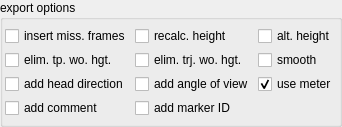
            <widget class="QGroupBox" name="groupBox_7">
             <property name="sizePolicy">
              <sizepolicy hsizetype="Expanding" vsizetype="Preferred">
               <horstretch>0</horstretch>
               <verstretch>0</verstretch>
              </sizepolicy>
             </property>
             <property name="maximumSize">
              <size>
               <width>9999</width>
               <height>16777215</height>
              </size>
             </property>
             <property name="title">
              <string>export options</string>
             </property>
             <layout class="QVBoxLayout" name="verticalLayout_6">
              <property name="spacing">
               <number>2</number>
              </property>
              <property name="leftMargin">
               <number>2</number>
              </property>
              <property name="topMargin">
               <number>6</number>
              </property>
              <property name="rightMargin">
               <number>2</number>
              </property>
              <property name="bottomMargin">
               <number>6</number>
              </property>
              <item>
               <layout class="QGridLayout" name="gridLayout_4" columnstretch="1,1,1">
                <property name="spacing">
                 <number>4</number>
                </property>
                <item row="0" column="0">
                 <widget class="QCheckBox" name="trackMissingFrames">
                  <property name="sizePolicy">
                   <sizepolicy hsizetype="Expanding" vsizetype="Fixed">
                    <horstretch>0</horstretch>
                    <verstretch>0</verstretch>
                   </sizepolicy>
                  </property>
                  <property name="maximumSize">
                   <size>
                    <width>999</width>
                    <height>16777215</height>
                   </size>
                  </property>
                  <property name="toolTip">
                   <string>search and insert missing frames</string>
                  </property>
                  <property name="text">
                   <string>insert miss. frames</string>
                  </property>
                  <property name="checked">
                   <bool>false</bool>
                  </property>
                 </widget>
                </item>
                <item row="0" column="1">
                 <widget class="QCheckBox" name="trackRecalcHeight">
                  <property name="sizePolicy">
                   <sizepolicy hsizetype="Expanding" vsizetype="Fixed">
                    <horstretch>0</horstretch>
                    <verstretch>0</verstretch>
                   </sizepolicy>
                  </property>
                  <property name="maximumSize">
                   <size>
                    <width>999</width>
                    <height>16777215</height>
                   </size>
                  </property>
                  <property name="toolTip">
                   <string>recalculate median height</string>
                  </property>
                  <property name="text">
                   <string>recalc. height</string>
                  </property>
                  <property name="checked">
                   <bool>false</bool>
                  </property>
                 </widget>
                </item>
                <item row="0" column="2">
                 <widget class="QCheckBox" name="trackAlternateHeight">
                  <property name="sizePolicy">
                   <sizepolicy hsizetype="Expanding" vsizetype="Fixed">
                    <horstretch>0</horstretch>
                    <verstretch>0</verstretch>
                   </sizepolicy>
                  </property>
                  <property name="maximumSize">
                   <size>
                    <width>999</width>
                    <height>16777215</height>
                   </size>
                  </property>
                  <property name="toolTip">
                   <string>allow alternate height</string>
                  </property>
                  <property name="text">
                   <string>alt. height</string>
                  </property>
                 </widget>
                </item>
                <item row="1" column="0">
                 <widget class="QCheckBox" name="exportElimTp">
                  <property name="sizePolicy">
                   <sizepolicy hsizetype="Expanding" vsizetype="Fixed">
                    <horstretch>0</horstretch>
                    <verstretch>0</verstretch>
                   </sizepolicy>
                  </property>
                  <property name="maximumSize">
                   <size>
                    <width>999</width>
                    <height>16777215</height>
                   </size>
                  </property>
                  <property name="toolTip">
                   <string>eliminate trackpoints at outer margins without calculated height</string>
                  </property>
                  <property name="statusTip">
                   <string/>
                  </property>
                  <property name="text">
                   <string>elim. tp. wo. hgt.</string>
                  </property>
                  <property name="checked">
                   <bool>false</bool>
                  </property>
                 </widget>
                </item>
                <item row="1" column="1">
                 <widget class="QCheckBox" name="exportElimTrj">
                  <property name="sizePolicy">
                   <sizepolicy hsizetype="Expanding" vsizetype="Fixed">
                    <horstretch>0</horstretch>
                    <verstretch>0</verstretch>
                   </sizepolicy>
                  </property>
                  <property name="maximumSize">
                   <size>
                    <width>999</width>
                    <height>16777215</height>
                   </size>
                  </property>
                  <property name="toolTip">
                   <string>eliminate trajectories without calculated height</string>
                  </property>
                  <property name="statusTip">
                   <string/>
                  </property>
                  <property name="text">
                   <string>elim. trj. wo. hgt.</string>
                  </property>
                  <property name="checked">
                   <bool>false</bool>
                  </property>
                 </widget>
                </item>
                <item row="1" column="2">
                 <widget class="QCheckBox" name="exportSmooth">
                  <property name="sizePolicy">
                   <sizepolicy hsizetype="Expanding" vsizetype="Fixed">
                    <horstretch>0</horstretch>
                    <verstretch>0</verstretch>
                   </sizepolicy>
                  </property>
                  <property name="maximumSize">
                   <size>
                    <width>999</width>
                    <height>16777215</height>
                   </size>
                  </property>
                  <property name="toolTip">
                   <string>smooth trajectories (Attention: original trajectories are changed)</string>
                  </property>
                  <property name="statusTip">
                   <string/>
                  </property>
                  <property name="text">
                   <string>smooth</string>
                  </property>
                  <property name="checked">
                   <bool>false</bool>
                  </property>
                 </widget>
                </item>
                <item row="2" column="0">
                 <widget class="QCheckBox" name="exportViewDir">
                  <property name="sizePolicy">
                   <sizepolicy hsizetype="Expanding" vsizetype="Fixed">
                    <horstretch>0</horstretch>
                    <verstretch>0</verstretch>
                   </sizepolicy>
                  </property>
                  <property name="maximumSize">
                   <size>
                    <width>999</width>
                    <height>16777215</height>
                   </size>
                  </property>
                  <property name="toolTip">
                   <string>add direction of head (corresponding to view direction; possible with Japan, casern and code marker)</string>
                  </property>
                  <property name="text">
                   <string>add head direction</string>
                  </property>
                 </widget>
                </item>
                <item row="2" column="1">
                 <widget class="QCheckBox" name="exportAngleOfView">
                  <property name="sizePolicy">
                   <sizepolicy hsizetype="Expanding" vsizetype="Fixed">
                    <horstretch>0</horstretch>
                    <verstretch>0</verstretch>
                   </sizepolicy>
                  </property>
                  <property name="maximumSize">
                   <size>
                    <width>999</width>
                    <height>16777215</height>
                   </size>
                  </property>
                  <property name="toolTip">
                   <string>add angle of view of camera to person</string>
                  </property>
                  <property name="text">
                   <string>add angle of view</string>
                  </property>
                 </widget>
                </item>
                <item row="2" column="2">
                 <widget class="QCheckBox" name="exportUseM">
                  <property name="sizePolicy">
                   <sizepolicy hsizetype="Expanding" vsizetype="Fixed">
                    <horstretch>0</horstretch>
                    <verstretch>0</verstretch>
                   </sizepolicy>
                  </property>
                  <property name="maximumSize">
                   <size>
                    <width>999</width>
                    <height>16777215</height>
                   </size>
                  </property>
                  <property name="toolTip">
                   <string>use meter instead of cm</string>
                  </property>
                  <property name="text">
                   <string>use meter</string>
                  </property>
                  <property name="checked">
                   <bool>true</bool>
                  </property>
                 </widget>
                </item>
                <item row="3" column="0">
                 <widget class="QCheckBox" name="exportComment">
                  <property name="sizePolicy">
                   <sizepolicy hsizetype="Expanding" vsizetype="Fixed">
                    <horstretch>0</horstretch>
                    <verstretch>0</verstretch>
                   </sizepolicy>
                  </property>
                  <property name="maximumSize">
                   <size>
                    <width>999</width>
                    <height>16777215</height>
                   </size>
                  </property>
                  <property name="text">
                   <string>add comment</string>
                  </property>
                 </widget>
                </item>
                <item row="3" column="1">
                 <widget class="QCheckBox" name="exportMarkerID">
                  <property name="text">
                   <string>add marker ID</string>
                  </property>
                 </widget>
                </item>
               </layout>
              </item>
             </layout>
            </widget>
